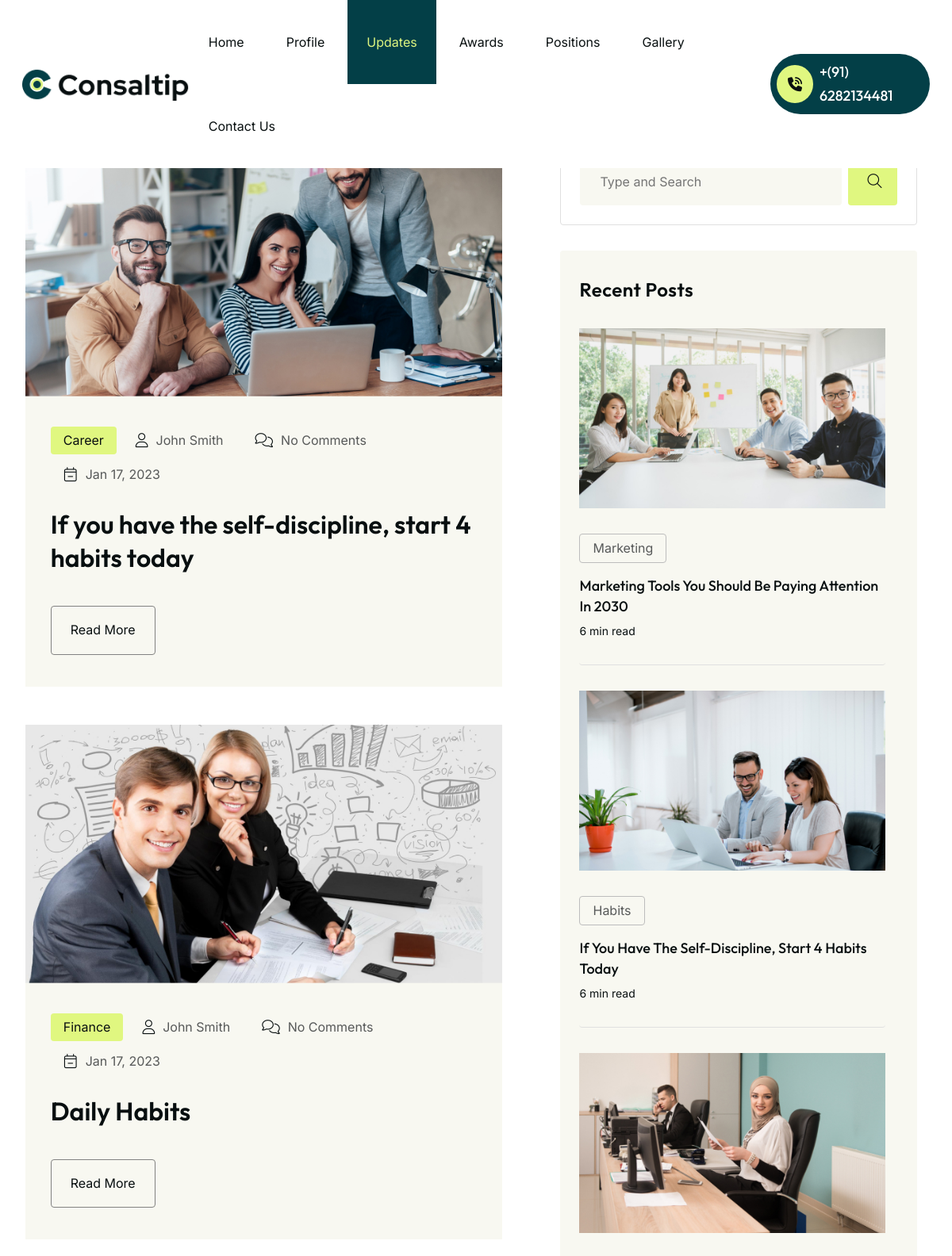
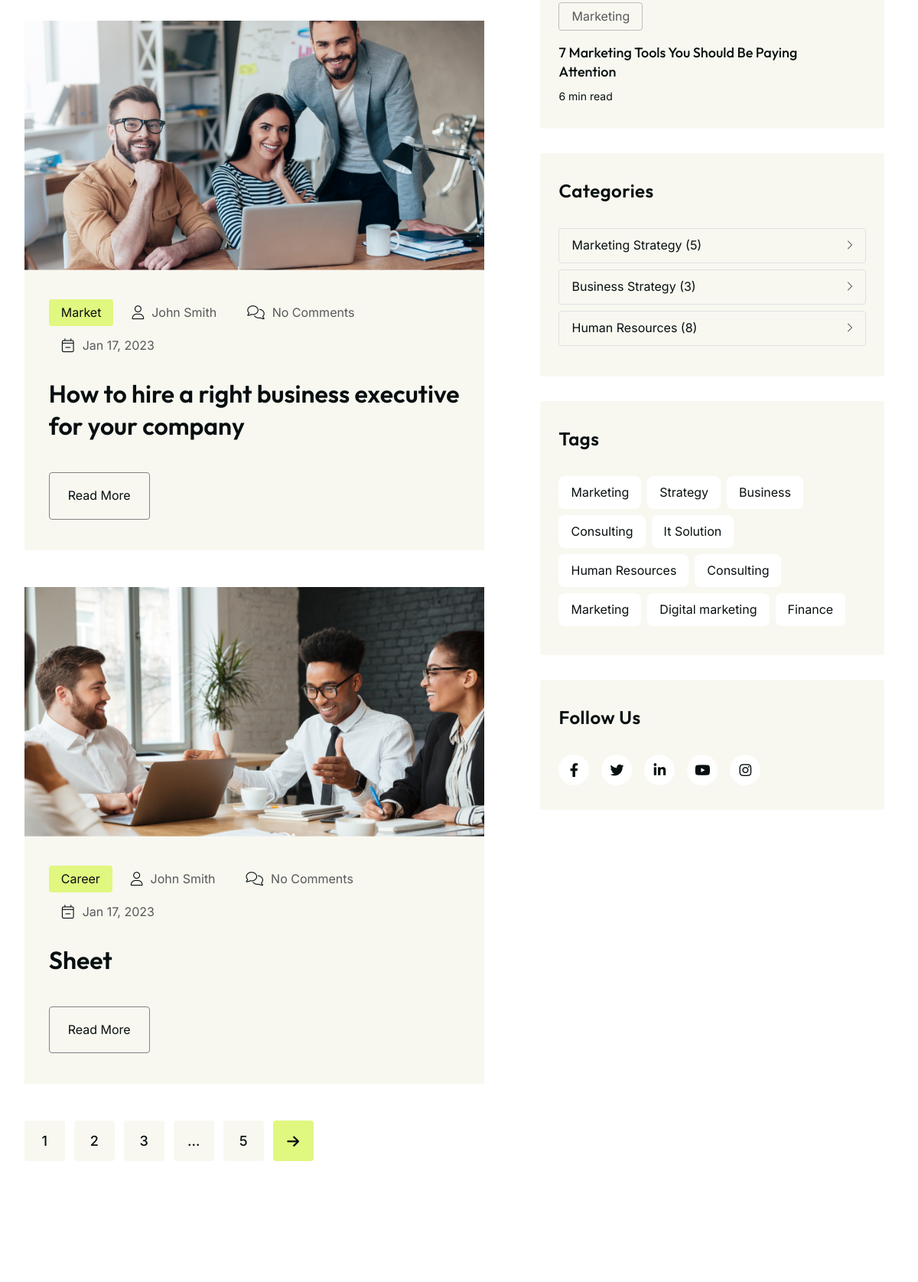
Page /blog (upper part) on the committed database (2 pictures, top to bottom).
### web/models.py (models this page shows, shortened)
class BlogPost(models.Model):
    name =models.CharField(max_length=150)
    title = models.CharField(max_length=200)
    content = models.TextField()
    image = models.ImageField(upload_to='blog_images/')
    tags = models.ManyToManyField(Tag)
    pub_date = models.DateTimeField(auto_now_add=True)

### web/views.py (the view)
# urls.py: path('blog',views.blog, name='blog'),
def blog(request):
    posts = BlogPost.objects.all()
    tags = Tag.objects.all()
    context={
        'posts': posts,
        'tags': tags,
        "is_blogs" : True
    }
    return render(request, 'details/blog.html',context)

### templates/details/blog.html (shortened to what this page needs)
{% extends 'partials/baseall.html' %}
{% load static %}
{% block contentall %}
    <div class="blog-main-wrapper">
        <div class="container mt-5">
            <div class="row">
                <div class="col-lg-7 position-relative p-0">
                    <div class="blogs-wrapper">
                        {% for post in posts %}
                        <article class="single-post-item format-image">
                            <div class="post-thumbnail">
                                <a href="{% url 'blog_details' %}">
                                    <img src="{{ post.image.url }}" alt="Blog Image" />
                                </a>
                            </div>
                            <div class="post-content-wrapper">
                                <div class="post-meta">
                                    <span class="post-type">{{ post.name }}</span>
                                    <span><i class="icon-user-2"></i>John smith</span>
                                    <span><i class="icon-comments-2"></i>No Comments</span>
                                    <span><a href="#"><i class="icon-calendar-minus-2"></i>Jan 17, 2023</a></span>
                                </div>
                                <h4 class="post-title">
                                    <a href="{% url 'blog_details' %}">{{ post.title }}</a>
                                </h4>
                                <div class="read-more">
                                    <a href="{% url 'blog_details' %}" tabindex="-1">Read More
                                    </a>
                                </div>
                            </div>
                        </article>
                    {% endfor %}
                        {% include 'blog/paginations.html' %}
                    </div>
                </div>
                <div class="col-lg-5 pl-lg-0">
                    <div class="sidebar">
                        {% include 'blog/search.html' %}
                        <div class="widget widget_latest_post">
                            <div class="widget-title-box">
                                <h4 class="wp-block-heading">Recent Posts</h4>
                            </div>
                            <ul>
                                <li>
                                    <div class="latest-post-thumb">
                                        <img src="{% static 'images/blog/recent/image-1.jpg' %}" alt="" />
                                    </div>
                                    <div class="latest-post-desc">
                                        <span class="latest-post-type">Marketing</span>
                                        <h3 class="latest-post-title">
                                            <a href="#">Marketing tools you should be paying attention in 2030</a>
                                        </h3>
                                        <p class="latest-post-meta">6 min read</p>
                                    </div>
                                </li>
                                <li>
                                    <div class="latest-post-thumb">
                                        <img src="{% static 'images/blog/recent/image-2.jpg' %}" alt="" />
                                    </div>
                                    <div class="latest-post-desc">
                                        <span class="latest-post-type">Habits</span>
                                        <h3 class="latest-post-title">
                                            <a href="#">If You Have The Self-Discipline, Start 4 Habits Today</a>
                                        </h3>
                                        <p class="latest-post-meta">6 min read</p>
                                    </div>
                                </li>
                                <li>
                                    <div class="latest-post-thumb">
                                        <img src="{% static 'images/blog/recent/image-3.jpg' %}" alt="" />
                                    </div>
                                    <div class="latest-post-desc">
                                        <span class="latest-post-type">Marketing</span>
                                        <h3 class="latest-post-title">
                                            <a href="#">7 Marketing tools you should be paying attention</a>
                                        </h3>
                                        <p class="latest-post-meta">6 min read</p>
                                    </div>
                                </li>
                            </ul>
                        </div>
                        <div class="widget widget_categories">
                            <div class="widget-title-box">
                                <h4 class="wp-block-heading">Categories</h4>
                            </div>
                            <ul>
                                <li><a href="#">Marketing Strategy (5)
                                        <span> <i class="icon-angle-right-7"></i></span>
                                    </a>
                                </li>
                                <li><a href="#">Business Strategy (3)
                                        <span> <i class="icon-angle-right-7"></i></span>
                                    </a>
                                </li>
                                <li><a href="#">Human Resources (8)
                                        <span> <i class="icon-angle-right-7"></i></span>
                                    </a>
                                </li>
                            </ul>
                        </div>
                        <div class="widget widget_tag_cloud">
                            <div class="widget-title-box">
                                <h4 class="wp-block-heading">Tags</h4>
                            </div>
                            <div class="tagcloud">
                                <a href="#">Marketing</a>
                                <a href="#">Strategy</a>
                                <a href="#">Business</a>
                                <a href="#">Consulting</a>
                                <a href="#">It Solution</a>
                                <a href="#">Human Resources</a>
                                <a href="#">Consulting</a>
                                <a href="#">Marketing</a>
                                <a href="#">Digital marketing</a>
                                <a href="#">Finance</a>
                            </div>
                        </div>
                        <div class="widget widget_social_profile">
                            <div class="widget-title-box">
                                <h4 class="wp-block-heading">Follow Us</h4>
                            </div>
                            <div class="social-widget">
                                <a class="facebook" href="#"><i class="icon-facebook"></i></a>
                                <a class="twitter" href="#"><i class="icon-twitter"></i></a>
                                <a class="linkedin" href="#"><i class="icon-linkedin"></i></a>
                                <a class="instagram" href="#"><i class="icon-youtube"></i></a>
                                <a class="instagram" href="#"><i class="icon-instagram-2"></i></a>
                            </div>
                        </div>
                    </div>
                </div>
            </div>
        </div>
    </div>
    {% endblock  %}

### templates/partials/baseall.html (shortened to what this page needs)
{% load static %}
<!DOCTYPE html>
<html dir="ltr" lang="en">
<head>
          <link rel="stylesheet" href="{% static 'css/bootstrap.min.css' %}" />
          <link rel="stylesheet" href="{% static 'css/fontawesome.min.css' %}" />
          <link rel="stylesheet" href="{% static 'css/magnific-popup.css' %}" />
          <link rel="stylesheet" href="{% static 'css/nice-select.css' %}" />
          <link rel="stylesheet" href="{% static 'css/slick.css' %}" />
          <link rel="stylesheet" href="{% static 'css/animate.css' %}" />
          <link rel="stylesheet" href="{% static 'css/style.css' %}" />
</head>
<body>
<header class="header-area style-two">
  <div class="header-menu-area sticky-header bg-white">
    <div class="container-fulid">
      <div class="row">
        <div class="col-12">
          <div class="d-flex justify-content-between align-items-center">
            <div class="logo">
              <a href="{% url 'index2' %}" class="standard-logo">
                <img src="{% static 'images/logo/footer_logo.png' %}" alt="logo" />
              </a>
            </div>
            <div class="menu d-inline-block">
              <nav id="main-menu" class="main-menu">
                <ul>
                  <li class="nav_item {% if is_index %}current{% endif %}">
                    <a class="navbar_brand active_link" href="{% url 'index2' %}">Home</a>
                  </li>
                    <li class="nav_item {% if is_about %}current{% endif %}">
                      <a class="navbar_brand active_link " href="{% url 'about' %}">Profile</a>
                    </li>
                    <li class="nav_item {% if is_blogs %}current{% endif %}">
                      <a class="navbar_brand active_link" href="{% url 'blog' %}">Updates</a></li>
                    <li class="nav_item {% if is_services %}current{% endif %}">
                      <a class="navbar_brand active_link" href="{% url 'service' %}">Awards</a></li>
                    <li class="nav_item {% if is_faqs %}current{% endif %}">
                      <a class="navbar_brand active_link" href="{% url 'faq' %}">Positions</a></li>
                    <li class="nav_item {% if is_gallerys %}current{% endif %}">
                      <a class="navbar_brand active_link" href="{% url 'gallery' %}">Gallery</a></li>
                    <li class="nav_item {% if is_contacts %}current{% endif %}">
                      <a class="navbar_brand active_link" href="{% url 'contact' %}">Contact Us</a></li>
                </ul>
              </nav>
            </div>
            <div class="header-btn-wrapper">
              <div class="header-btn style-three">
                <a href="tel:+91 6282134481">
                  <i class="fa-solid fa-phone-volume"></i>
                  +(91) 6282134481
              </a>
              </div>
            </div>
          </div>
        </div>
      </div>
    </div>
  </div>
</header>
{% block contentall %}
{% endblock  %}
  </body>
  </html>

### templates/blog/paginations.html
{% load static %}
<div class="basic-pagination basic-pagination-2 mb-40">
    <ul>
        <li>
            <span aria-current="page" class="page-numbers">1</span>
        </li>
        <li><a class="page-numbers" href="#">2</a></li>
        <li><a class="page-numbers" href="#">3</a></li>
        <li><span class="page-numbers dots">…</span></li>
        <li><a class="page-numbers" href="#">5</a></li>
        <li>
            <a class="next page-numbers" href="#"><i class="fa fa-arrow-right"></i></a>
        </li>
    </ul>
</div>

### templates/blog/search.html
{% load static %}
<div class="widget widget_search">
    <form class="search-form" action="" method="get">
        <input type="text" placeholder="Type and Search" name="q" id="query" />
        <button type="submit"><i class="icon-magnifying-glass-2"></i></button>
    </form>
</div>

### templates/partials/baseall.html (style rules this page uses)
.current a.navbar_brand.active_link { color: #e0f780 !important; background-color:#033f47; width:auto; }

### rows in the picture
BlogPost: image (picture), name "Career", title "If you have the self-discipline, start 4 habits today"
BlogPost: image (picture), name "Finance", title "Daily Habits"
BlogPost: image (picture), name "Market", title "How to hire a right business executive for your company"
BlogPost: image (picture), name "Career", title "Sheet"
